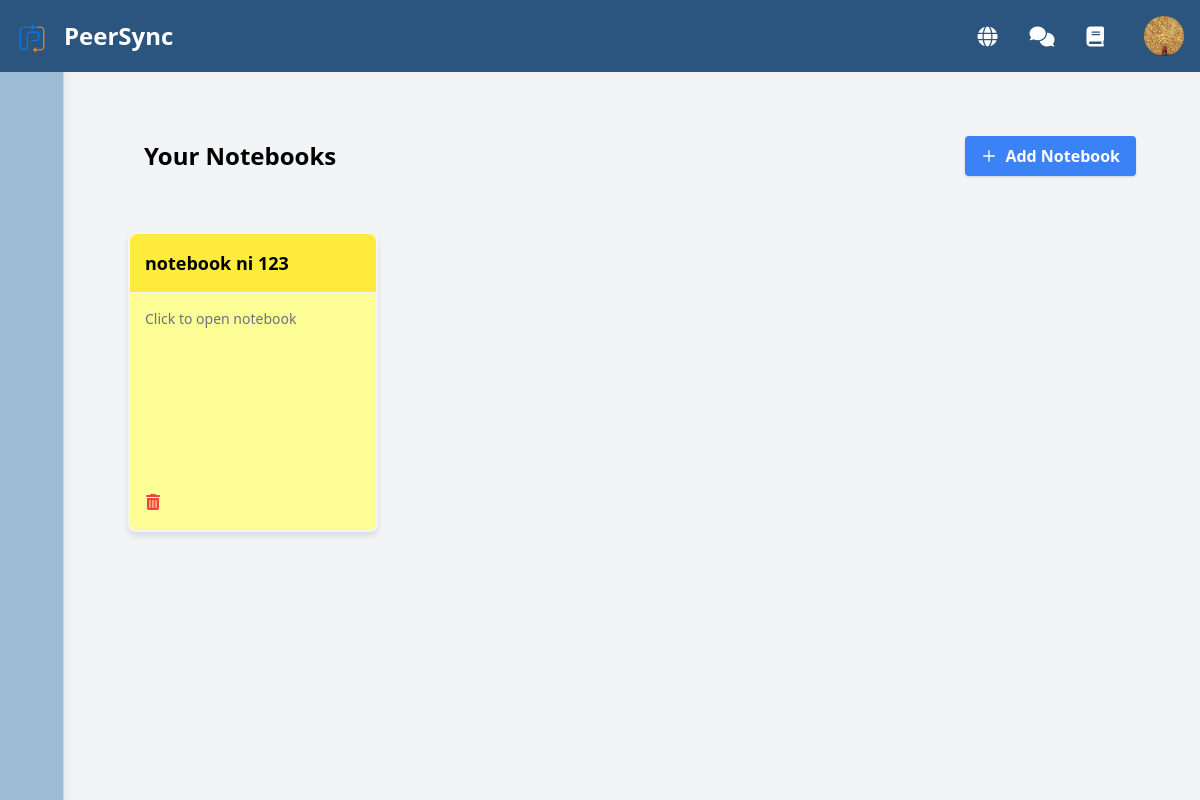
Page /notebook.php (signed in) on the committed database.
### tables this page shows
CREATE TABLE `users` (
  `id` int(11) NOT NULL,
  `username` varchar(50) NOT NULL,
  `password` varchar(255) NOT NULL,
  `profile_image` varchar(255) DEFAULT NULL,
  `created_at` timestamp NOT NULL DEFAULT current_timestamp(),
  `email` varchar(255) NOT NULL,
  `status` enum('active','inactive','suspended') DEFAULT 'active',
  `subscription_level` int(11) DEFAULT 0
);

CREATE TABLE `notebooks` (
  `id` int(11) NOT NULL,
  `user_id` int(11) NOT NULL,
  `name` varchar(255) NOT NULL,
  `created_at` timestamp NOT NULL DEFAULT current_timestamp()
);

### notebook.php (the view, shortened to what this page needs)
<?php
include 'config.php';
$notebooks = [];
$user_id = $_SESSION['user_id'];
$sql = "SELECT * FROM notebooks WHERE user_id = ?";
$stmt = $conn->prepare($sql);
$stmt->bind_param("i", $user_id);
$stmt->execute();
$result = $stmt->get_result();
if ($result && $result->num_rows > 0) {
    while ($row = $result->fetch_assoc()) {
        $notebooks[] = $row;
    }
}
$query = "SELECT * FROM users WHERE id = ?";
$stmt = $conn->prepare($query);
$stmt->bind_param("i", $user_id);
$stmt->execute();
$result = $stmt->get_result();
$user = $result->fetch_assoc();
?>
<!DOCTYPE html>
<html lang="en">
<head>
    <link rel="stylesheet" href="style.css">
    <link href="https://cdn.jsdelivr.net/npm/tailwindcss@2.2.19/dist/tailwind.min.css" rel="stylesheet">
    <link rel="stylesheet" href="https://cdnjs.cloudflare.com/ajax/libs/font-awesome/6.0.0-beta3/css/all.min.css">
</head>
<body class="bg-gray-100 p-6">
    <nav class="navbar bg-secondary-100 text-white  flex justify-between items-center" style="background-color: rgb(43 84 126 / var(--tw-bg-opacity)) /* #2b547e */;}">
        <div class="flex items-center">
            <a href="indexTimeline.php"><img src="../public/ps.png" alt="Peerync Logo" class="h-16 w-16"></a>
            <span class="text-2xl font-bold">PeerSync</span>
        </div>
        <div class="flex items-center">
            <a href="exploreBubble.php" class="ml-4 hover:bg-blue-400 p-2 rounded">
                <i class="fas fa-globe fa-lg"></i>
            </a>
            <a href="indexBubble.php" class="ml-4 hover:bg-blue-400 p-2 rounded">
                <i class="fas fa-comments fa-lg"></i>
            </a>
            <a href="notebook.php" class="ml-4 hover:bg-blue-400 p-2 rounded">
                <i class="fas fa-book fa-lg"></i>
            </a>
            <div class="relative ml-4 p-4">
                <img src="<?php echo htmlspecialchars($user['profile_image']); ?>" alt="Profile Image" class="w-10 h-10 rounded-full cursor-pointer" id="profileImage">
            </div>
        </div>
    </nav>
    <div id="sidebar" class="fixed top-0 left-0 h-full mt-10 text-white z-50 flex flex-col items-center sidebar transition-all duration-300 shadow-lg border-r border-gray-300" style="width: 64px; background-color: rgb(70 130 180 / 50%) /* #4682b4 */;">
    </div>
    <div id="main-content" class="content pt-8">
        <div class="container mx-auto">
            <div id="notebooks-container" class="mb-6">
                <div class="">
                    <div class="container mx-auto px-4 py-4">
                        <div class="flex items-center justify-between">
                            <h2 class="text-2xl font-semibold">Your Notebooks</h2>
                            <button class="bg-blue-500 hover:bg-blue-600 text-white font-semibold py-2 px-4 rounded shadow flex items-center" onclick="showAddNotebookModal()">
                                <svg class="h-4 w-4 mr-2" fill="none" stroke="currentColor" viewBox="0 0 24 24" xmlns="http://www.w3.org/2000/svg">
                                    <path stroke-linecap="round" stroke-linejoin="round" stroke-width="2" d="M12 4v16m8-8H4"></path>
                                </svg>
                                <span>Add Notebook</span>
                            </button>
                        </div>
                    </div>
                </div>
                <div id="notebooks-list" class="flex flex-wrap mt-10">
    <div class="grid grid-cols-3 gap-6">
        <?php if (!empty($notebooks)): ?>
            <?php foreach ($notebooks as $notebook): ?>
                <a href="notes.php?notebook_id=<?php echo $notebook['id']; ?>" class="notebook group relative hover:shadow-lg transition-shadow block">
                    <div class="notebook-header">
                        <h3 class="text-lg font-semibold"><?php echo htmlspecialchars($notebook['name']); ?></h3>
                    </div>
                    <div class="notebook-content">
                        <p class="text-sm text-gray-500">Click to open notebook</p>
                        <div class="flex justify-between mt-4 absolute bottom-0 left-0 right-0 p-4">
                            <form action="notebook.php" method="POST">
                                <button type="submit" class="text-red-500 hover:text-red-700">
                                    <i class="fas fa-trash-alt"></i>
                                </button>
                            </form>
                        </div>
                    </div>
                </a>
            <?php endforeach; ?>
        <?php else: ?>
            <p>No notebooks found.</p>
        <?php endif; ?>
    </div>
</div>
            </div>
        </div>
    </div>
</body>
</html>

### style.css (style rules this page uses)
html, :host { line-height: 1.5; -webkit-text-size-adjust: 100%; -moz-tab-size: 4; -o-tab-size: 4; tab-size: 4; font-family: ui-sans-serif, system-ui, sans-serif, "Apple Color Emoji", "Segoe UI Emoji", "Segoe UI Symbol", "Noto Color Emoji"; font-feature-settings: normal; font-variation-settings: normal; -webkit-tap-highlight-color: transparent; }
body { margin: 0; line-height: inherit; }
h1, h2, h3, h4, h5, h6 { font-size: inherit; font-weight: inherit; }
a { color: inherit; text-decoration: inherit; }
button, input, optgroup, select, textarea { font-family: inherit; font-feature-settings: inherit; font-variation-settings: inherit; font-size: 100%; font-weight: inherit; line-height: inherit; letter-spacing: inherit; color: inherit; margin: 0; padding: 0; }
button, select { text-transform: none; }
button, input:where([type="button"]), input:where([type="reset"]), input:where([type="submit"]) { -webkit-appearance: button; background-color: transparent; background-image: none; }
blockquote, dl, dd, h1, h2, h3, h4, h5, h6, hr, figure, p, pre { margin: 0; }
button, [role="button"] { cursor: pointer; }
img, svg, video, canvas, audio, iframe, embed, object { display: block; vertical-align: middle; }
img, video { max-width: 100%; height: auto; }
.container { width: 100%; }
@media (min-width: 640px) { .container { max-width: 640px; } }
@media (min-width: 768px) { .container { max-width: 768px; } }
@media (min-width: 1024px) { .container { max-width: 1024px; } }
.fixed { position: fixed; }
.absolute { position: absolute; }
.relative { position: relative; }
.left-0 { left: 0px; }
.right-0 { right: 0px; }
.top-0 { top: 0px; }
.bottom-0 { bottom: 0px; }
.z-50 { z-index: 50; }
.mx-auto { margin-left: auto; margin-right: auto; }
.mb-6 { margin-bottom: 1.5rem; }
.ml-4 { margin-left: 1rem; }
.mr-2 { margin-right: 0.5rem; }
.mt-10 { margin-top: 2.5rem; }
.mt-4 { margin-top: 1rem; }
.block { display: block; }
.flex { display: flex; }
.grid { display: grid; }
.h-10 { height: 2.5rem; }
.h-full { height: 100%; }
.h-16 { height: 4rem; }
.w-10 { width: 2.5rem; }
.cursor-pointer { cursor: pointer; }
.flex-col { flex-direction: column; }
.items-center { align-items: center; }
.justify-between { justify-content: space-between; }
.rounded { border-radius: 0.25rem; }
.rounded-full { border-radius: 9999px; }
.border-r { border-right-width: 1px; }
.border-gray-300 { --tw-border-opacity: 1; border-color: rgb(209 213 219 / var(--tw-border-opacity)); }
.bg-blue-500 { --tw-bg-opacity: 1; background-color: rgb(59 130 246 / var(--tw-bg-opacity)); }
.bg-gray-100 { --tw-bg-opacity: 1; background-color: rgb(243 244 246 / var(--tw-bg-opacity)); }
.p-2 { padding: 0.5rem; }
.p-4 { padding: 1rem; }
.p-6 { padding: 1.5rem; }
.px-4 { padding-left: 1rem; padding-right: 1rem; }
.py-2 { padding-top: 0.5rem; padding-bottom: 0.5rem; }
.pt-8 { padding-top: 2rem; }
.text-2xl { font-size: 1.5rem; line-height: 2rem; }
.text-lg { font-size: 1.125rem; line-height: 1.75rem; }
.text-sm { font-size: 0.875rem; line-height: 1.25rem; }
.font-bold { font-weight: 700; }
.font-semibold { font-weight: 600; }
.text-gray-500 { --tw-text-opacity: 1; color: rgb(107 114 128 / var(--tw-text-opacity)); }
.text-red-500 { --tw-text-opacity: 1; color: rgb(239 68 68 / var(--tw-text-opacity)); }
.text-white { --tw-text-opacity: 1; color: rgb(255 255 255 / var(--tw-text-opacity)); }
.shadow { --tw-shadow: 0 1px 3px 0 rgb(0 0 0 / 0.1), 0 1px 2px -1px rgb(0 0 0 / 0.1); --tw-shadow-colored: 0 1px 3px 0 var(--tw-shadow-color), 0 1px 2px -1px var(--tw-shadow-color); box-shadow: var(--tw-ring-offset-shadow, 0 0 #0000), var(--tw-ring-shadow, 0 0 #0000), var(--tw-shadow); }
.shadow-lg { --tw-shadow: 0 10px 15px -3px rgb(0 0 0 / 0.1), 0 4px 6px -4px rgb(0 0 0 / 0.1); --tw-shadow-colored: 0 10px 15px -3px var(--tw-shadow-color), 0 4px 6px -4px var(--tw-shadow-color); box-shadow: var(--tw-ring-offset-shadow, 0 0 #0000), var(--tw-ring-shadow, 0 0 #0000), var(--tw-shadow); }
.transition-all { transition-property: all; transition-timing-function: cubic-bezier(0.4, 0, 0.2, 1); transition-duration: 150ms; }
.duration-300 { transition-duration: 300ms; }

### rows in the picture
users: profile_image (picture)
notebooks: name "notebook ni 123"
